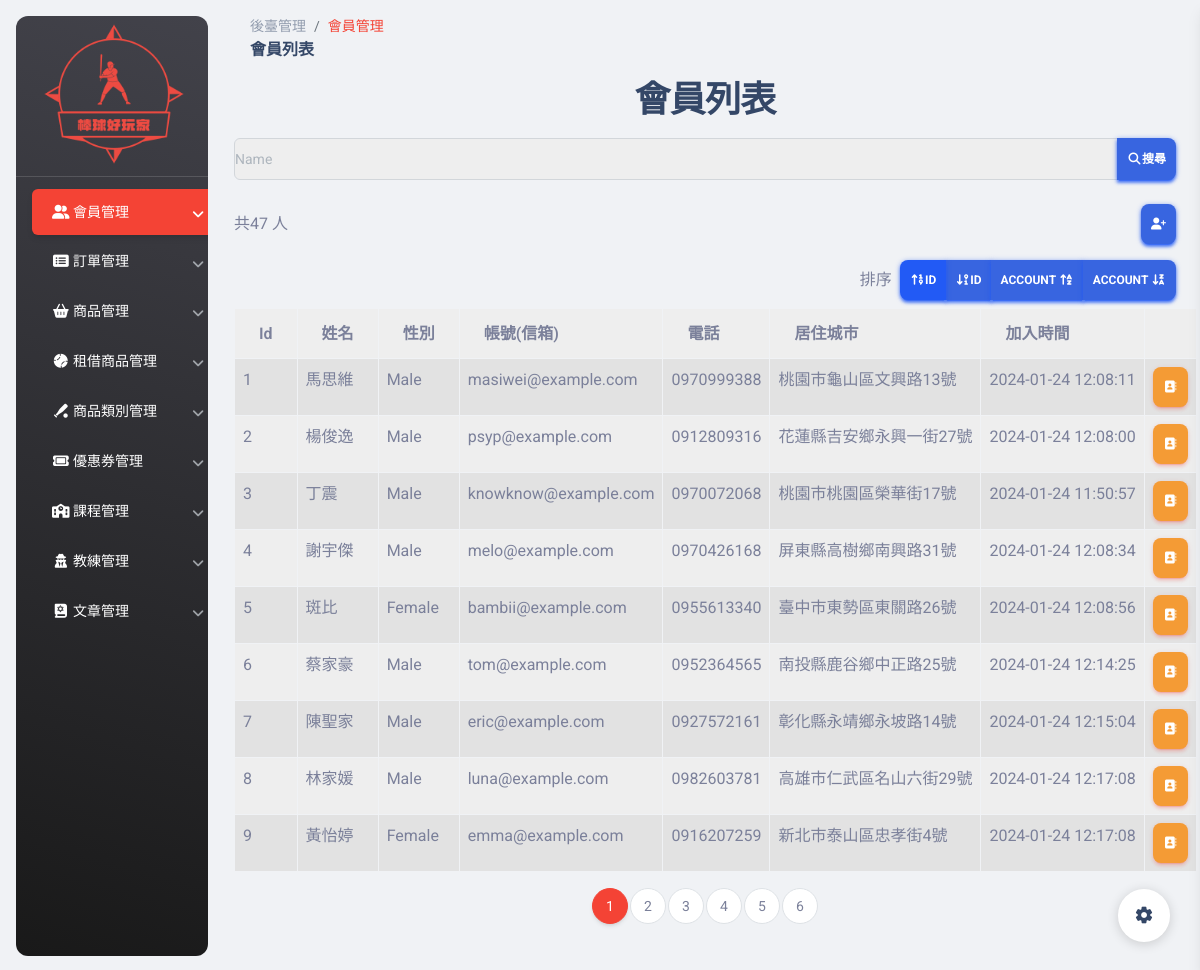
The page /pages/users.php on the database its author committed.
### tables this page shows
CREATE TABLE `user` (
  `id` int(3) UNSIGNED NOT NULL,
  `account` varchar(255) NOT NULL,
  `password` varchar(255) NOT NULL,
  `email` varchar(255) NOT NULL,
  `birthday` date NOT NULL,
  `created` datetime NOT NULL,
  `phone` varchar(10) NOT NULL,
  `photo` varchar(255) NOT NULL,
  `address` varchar(255) NOT NULL,
  `gender` varchar(10) NOT NULL,
  `name` varchar(255) NOT NULL,
  `valid` int(3) NOT NULL
);

### pages/users.php (the view, shortened to what this page needs)
<?php
require_once("./db_connect.php");
$perPage = 9;
$sqlAll = "SELECT * FROM user WHERE valid=1";
$resultAll = $conn->query($sqlAll);
$userTotalCount = $resultAll->num_rows;
$pageCount = ceil($userTotalCount / $perPage);
if (isset($_GET["search"])) {
  $search = $_GET["search"];
  $sql = "SELECT * FROM user WHERE name LIKE '%$search%' AND valid=1";
} elseif (isset($_GET["p"])) {
  $p = $_GET["p"];
  $startIndex = ($p - 1) * $perPage;
  $sql = "SELECT * FROM user WHERE valid=1  $orderString LIMIT $startIndex, $perPage";
} else {
  $p = 1;
  $order = 1;
  $orderString = "ORDER BY id ASC";
  $sql = "SELECT * FROM user WHERE valid=1 $orderString  LIMIT $perPage";
}
$result = $conn->query($sql);
if (isset($_GET["search"])) {
  $userCount = $result->num_rows;
} else {
  $userCount = $userTotalCount;
}
?>
<!DOCTYPE html>
<html lang="en">
<head>
  <link href="../assets/css/nucleo-icons.css" rel="stylesheet" />
  <link href="../assets/css/nucleo-svg.css" rel="stylesheet" />
  <link id="pagestyle" href="../assets/css/material-dashboard.css?v=3.0.0" rel="stylesheet" />
  <link rel="stylesheet" href="https://cdnjs.cloudflare.com/ajax/libs/font-awesome/6.5.1/css/all.min.css" />
  <link href="../assets/css/ader.css" rel="stylesheet" />
</head>
<body class="g-sidenav-show  bg-gray-200">
  <aside class="sidenav navbar navbar-vertical navbar-expand-xs border-0 border-radius-xl my-3 fixed-start ms-3   bg-gradient-dark" id="sidenav-main">
    <div class="sidenav-header">
      <img src=" ../assets/img/logo(5-3).png" class="navbar-brand-img h-100" alt="main_logo" usemap="#workmap">
    </div>
    <hr class="horizontal light mt-0 mb-2">
    <div class="collapse navbar-collapse  w-auto  max-height-vh-100" id="sidenav-collapse-main">
      <ul class="navbar-nav accordion" id="accordionExample">
        <li class="nav-item accordion-item">
          <div class="accordion-header">
            <button class="nav-link text-white accordion-button collapsed active bg-gradient-primary" type="button" data-bs-toggle="collapse" data-bs-target="#collapseOne" aria-expanded="false" aria-controls="collapseOne">
              <span class="nav-link-text ms-1"><i class="fa-solid fa-user-group fa-fw"></i> 會員管理</span>
            </button>
          </div>
        </li>
        <li class="nav-item accordion-item">
          <div class="accordion-header">
            <button class="nav-link text-white accordion-button collapsed" type="button" data-bs-toggle="collapse" data-bs-target="#collapseTwo" aria-expanded="false" aria-controls="collapseTwo">
              <span class="nav-link-text ms-1"><i class="fa-solid fa-rectangle-list fa-fw"></i> 訂單管理</span>
            </button>
          </div>
        </li>
        <li class="nav-item accordion-item">
          <div class="accordion-header">
            <button class="nav-link text-white accordion-button collapsed " type="button" data-bs-toggle="collapse" data-bs-target="#collapse8" aria-expanded="false" aria-controls="collapse8">
              <span class="nav-link-text ms-1"><i class="fa-solid fa-basket-shopping fa-fw"></i> 商品管理</span>
            </button>
          </div>
        </li>
        <li class="nav-item accordion-item">
          <div class="accordion-header  ">
            <button class="nav-link text-white accordion-button collapsed" type="button" data-bs-toggle="collapse" data-bs-target="#collapse3" aria-expanded="false" aria-controls="collapse3">
              <span class="nav-link-text ms-1"><i class="fa-solid fa-baseball fa-fw"></i> 租借商品管理</span>
            </button>
          </div>
        </li>
        <li class="nav-item accordion-item">
          <div class="accordion-header">
            <button class="nav-link text-white accordion-button collapsed " type="button" data-bs-toggle="collapse" data-bs-target="#collapse4" aria-expanded="false" aria-controls="collapse4">
              <span class="nav-link-text ms-1"><i class="fa-solid fa-baseball-bat-ball fa-fw"></i> 商品類別管理</span>
            </button>
          </div>
        </li>
        <li class="nav-item accordion-item">
          <div class="accordion-header">
            <button class="nav-link text-white accordion-button collapsed " type="button" data-bs-toggle="collapse" data-bs-target="#collapse5" aria-expanded="false" aria-controls="collapse5">
              <span class="nav-link-text ms-1"><i class="fa-solid fa-ticket fa-fw"></i> 優惠券管理</span>
            </button>
          </div>
        </li>
        <li class="nav-item accordion-item">
          <div class="accordion-header">
            <button class="nav-link text-white accordion-button collapsed " type="button" data-bs-toggle="collapse" data-bs-target="#collapse6" aria-expanded="false" aria-controls="collapse6">
              <span class="nav-link-text ms-1"><i class="fa-solid fa-school fa-fw"></i> 課程管理</span>
            </button>
          </div>
        </li>
        <li class="nav-item accordion-item">
          <div class="accordion-header">
            <button class="nav-link text-white accordion-button collapsed " type="button" data-bs-toggle="collapse" data-bs-target="#collapse9" aria-expanded="false" aria-controls="collapse9">
              <span class="nav-link-text ms-1"><i class="fa-solid fa-user-secret fa-fw"></i> 教練管理</span>
            </button>
          </div>
        </li>
        <li class="nav-item accordion-item">
          <div class="accordion-header">
            <button class="nav-link text-white accordion-button collapsed " type="button" data-bs-toggle="collapse" data-bs-target="#collapse7" aria-expanded="false" aria-controls="collapse7">
              <span class="nav-link-text ms-1"><i class="fa-solid fa-book-tanakh fa-fw"></i> 文章管理</span>
            </button>
          </div>
        </li>
      </ul>
    </div>
  </aside>
  <main class="main-content position-relative max-height-vh-100 h-100 border-radius-lg ">
    <nav class="navbar navbar-main navbar-expand-lg px-0 mx-4 shadow-none border-radius-xl" id="navbarBlur" navbar-scroll="true">
      <div class="container-fluid py-1 px-3">
        <nav aria-label="breadcrumb">
          <ol class="breadcrumb bg-transparent mb-0 pb-0 pt-1 px-0 me-sm-6 me-5">
            <li class="breadcrumb-item text-sm"><a class="opacity-5 text-dark" href="./firststage.php">後臺管理</a></li>
            <li class="breadcrumb-item text-sm text-dark active" aria-current="page">會員管理</li>
          </ol>
          <h6 class="font-weight-bolder mb-0">會員列表</h6>
        </nav>
      </div>
    </nav>
    <div class="container">
      <h2 class="d-flex justify-content-center
    align-items-center">會員列表</h2>
      <div class="py-2">
        <div class="row g-3">
          <div class="col">
            <form action="">
              <div class="input-group mb-3">
                <input type="search" class="form-control" placeholder="Name" aria-label="Recipient's username" aria-describedby="button-addon2" name="search" >
                <button class="btn btn-primary" type="submit" id="button-addon2"><i class="fa-solid fa-magnifying-glass fa-fw"></i>搜尋</button>
              </div>
            </form>
          </div>
        </div>
      </div>
      <div class="d-flex justify-content-between pb-2 align-items-center">
        <div>
          共<?= $userCount ?> 人
        </div>
        <div>
          <a name="" id="" class="btn btn-primary" href="addUser.php" role="button"><i class="fa-solid fa-user-plus"></i></a>
        </div>
      </div>
      <div class="py-2 justify-content-end d-flex align-items-center">
        <div class="me-2">排序</div>
        <div class="btn-group ">
          <a class="btn btn-primary <?php if ($order == 1) echo "active" ?>" href="users.php?order=1&p=<?= $p ?>"><i class="fa-solid fa-arrow-up-1-9 fa-fw"></i>id </a>
          <a class="btn btn-primary <?php if ($order == 2) echo "active" ?>" href="users.php?order=2&p=<?= $p ?>"><i class="fa-solid fa-arrow-down-9-1 fa-fw"></i>id </a>
          <a class="btn btn-primary <?php if ($order == 3) echo "active" ?>" href="users.php?order=3&p=<?= $p ?>">account <i class="fa-solid fa-arrow-up-a-z fa-fw"></i></a>
          <a class="btn btn-primary <?php if ($order == 4) echo "avtie" ?>" href="users.php?order=4&p=<?= $p ?>">account <i class="fa-solid fa-arrow-down-z-a fa-fw"></i></a>
        </div>
      </div>
      <?php
      if ($userCount > 0) :
      ?>
        <table class="table table-bordered table-striped">
          <thead>
            <tr>
              <th>id</th>
              <th>姓名</th>
              <th>性別</th>
              <th>帳號(信箱)</th>
              <th>電話</th>
              <th>居住城市</th>
              <th>加入時間</th>
              <th></th>
            </tr>
          </thead>
          <tbody>
            <?php
            $rows = $result->fetch_all(MYSQLI_ASSOC);
            foreach ($rows as $user) :
            ?>
              <tr>
                <td><?= $user["id"] ?></td>
                <td><?= $user["name"] ?></td>
                <td><?= $user["gender"] ?></td>
                <td><?= $user["account"] ?></td>
                <td><?= $user["phone"] ?></td>
                <td><?= $user["address"] ?></td>
                <td><?= $user["created"] ?></td>
                <td><a class="btn btn-warning" href="user.php?id=<?= $user["id"] ?>" role="button"><i class="fa-solid fa-address-book fa-fw"></i></a>
                </td>
              </tr>
            <?php endforeach; ?>
          </tbody>
        </table>
        <?php if (!isset($_GET["search"])) : ?>
          <div class="pagination-container overflow-auto">
            <nav aria-label="Page navigation">
              <ul class="pagination justify-content-center mb-5">
                <?php for ($i = 1; $i <= $pageCount; $i++) : ?>
                  <li class="page-item <?php if ($i == $p) echo "active" ?>">
                    <a class="page-link" href="users.php?order=<?= $order ?>&p=<?= $i ?>"><?= $i ?></a>
                  </li>
                <?php endfor; ?>
              </ul>
            </nav>
          </div>
        <?php endif; ?>
      <?php else : ?>
        沒有使用者
      <?php endif; ?>
    </div>
  </main>
  <div class="fixed-plugin">
    <a class="fixed-plugin-button text-dark position-fixed px-3 py-2">
      <i class="material-icons py-2">settings</i>
    </a>
  </div>
</html>

### assets/css/ader.css (style rules this page uses)
.navbar-vertical.navbar-expand-xs { max-width: 12rem !important; }
.navbar-vertical.navbar-expand-xs .navbar-collapse { height: calc(100vh - 200px) !important; }
@media (min-width: 576px) { .navbar-vertical.navbar-expand-xs .navbar-collapse { height: calc(100vh - 200px) !important; } }
@media (min-width: 768px) { .navbar-vertical.navbar-expand-xs .navbar-collapse { height: calc(100vh - 200px) !important; } }
@media (min-width: 992px) { .navbar-vertical.navbar-expand-xs .navbar-collapse { height: calc(100vh - 200px) !important; } }
@media (min-width: 1200px) { .sidenav.fixed-start + .main-content { margin-left: 13.125rem; } }
@media (min-width: 1200px) { .navbar-vertical.navbar-expand-xs .navbar-collapse { height: calc(100vh - 200px) !important; } }
.sidenav-header { height: 10rem; }
.navbar-vertical .navbar-brand > img, .navbar-vertical .navbar-brand-img { max-width: none; max-height: 18rem; position: fixed; top: -50px; left: -30px; }
.table tbody tr:last-child td { border-width: 0 1px !important; }
.btn { margin-bottom: 0; padding: 0.625rem; }
.btn-primary { color: #fff; background-color: #3865e0; border-color: #3865e0; }
.btn-check:checked + .btn-primary, .btn-check:active + .btn-primary, .btn-primary:active, .btn-primary.active, .show > .btn-primary.dropdown-toggle { color: #fff; background-color: #225af5 !important; border-color: #225af5c9 !important; }
.btn-primary, .btn.bg-gradient-primary { box-shadow: 0 3px 3px 0 #225af596, 0 3px 1px -2px #225af596, 0 1px 5px 0 #225af596; }
.btn-warning { color: #fff; background-color: #f49b35; border-color: #f49b35; }
.btn-warning, .btn.bg-gradient-warning { box-shadow: 0 3px 3px 0 rgba(244, 67, 53, 0.15), 0 3px 1px -2px rgba(244, 67, 53, 0.2), 0 1px 5px 0 rgba(244, 67, 53, 0.15); }
form { border-radius: 10px; }
table { background-color: #eee; }
.form-control { background-color: #eee; border: 1px solid #d2d6da; }
.bg-gradient-primary { background: #f44335 !important; }
.page-item.active .page-link { background-color: #f44335; border-color: #f44335; }
.breadcrumb-item.text-dark.active { color: #f44335 !important; }

### rows shown on the page
user: id "1", name "馬思維", gender "Male", account "masiwei@example.com", phone "0970999388", address "桃園市龜山區文興路13號", created "2024-01-24 12:08:11"
user: id "2", name "楊俊逸", gender "Male", account "psyp@example.com", phone "0912809316", address "花蓮縣吉安鄉永興一街27號", created "2024-01-24 12:08:00"
user: id "3", name "丁震", gender "Male", account "knowknow@example.com", phone "0970072068", address "桃園市桃園區榮華街17號", created "2024-01-24 11:50:57"
user: id "4", name "謝宇傑", gender "Male", account "melo@example.com", phone "0970426168", address "屏東縣高樹鄉南興路31號", created "2024-01-24 12:08:34"
user: id "5", name "斑比", gender "Female", account "bambii@example.com", phone "0955613340", address "臺中市東勢區東關路26號", created "2024-01-24 12:08:56"
user: id "6", name "蔡家豪", gender "Male", account "tom@example.com", phone "0952364565", address "南投縣鹿谷鄉中正路25號", created "2024-01-24 12:14:25"
user: id "7", name "陳聖家", gender "Male", account "eric@example.com", phone "0927572161", address "彰化縣永靖鄉永坡路14號", created "2024-01-24 12:15:04"
user: id "8", name "林家媛", gender "Male", account "luna@example.com", phone "0982603781", address "高雄市仁武區名山六街29號", created "2024-01-24 12:17:08"
user: id "9", name "黃怡婷", gender "Female", account "emma@example.com", phone "0916207259", address "新北市泰山區忠孝街4號", created "2024-01-24 12:17:08"

### other values the page prints
$userCount "47"
